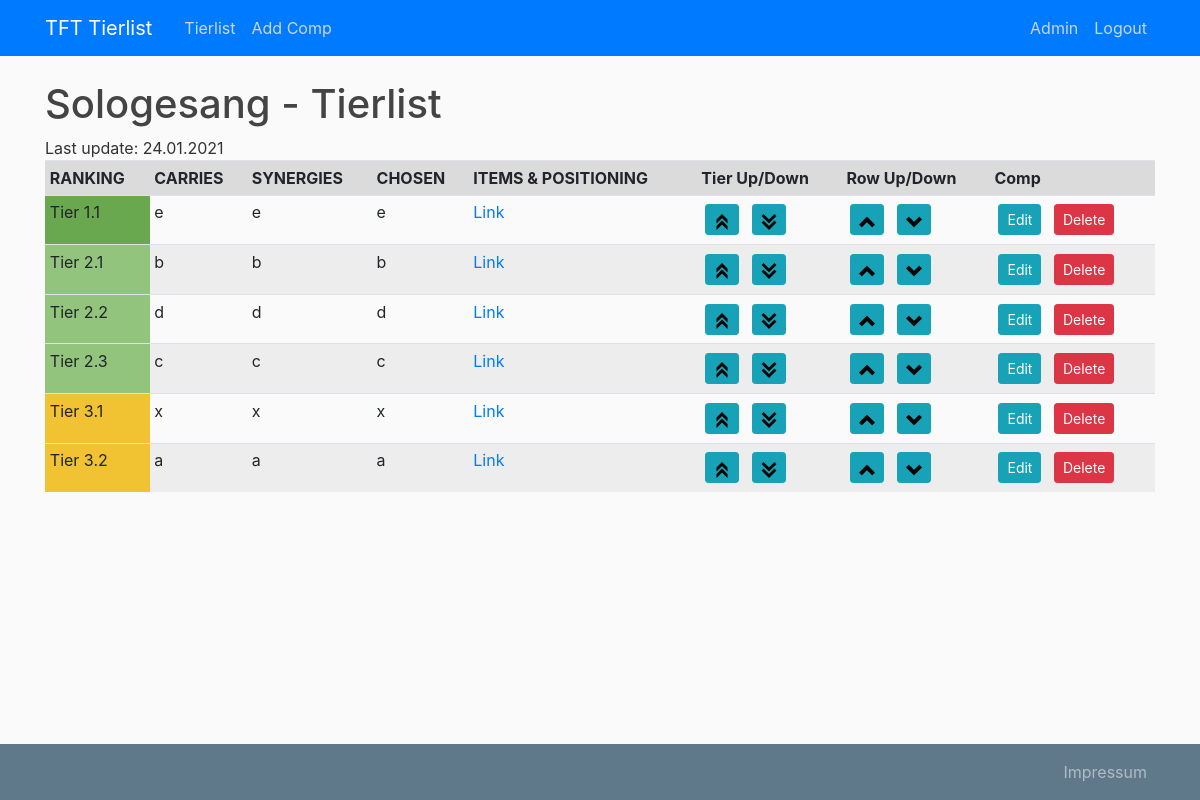
The page /home (signed in) on the database as committed earlier.
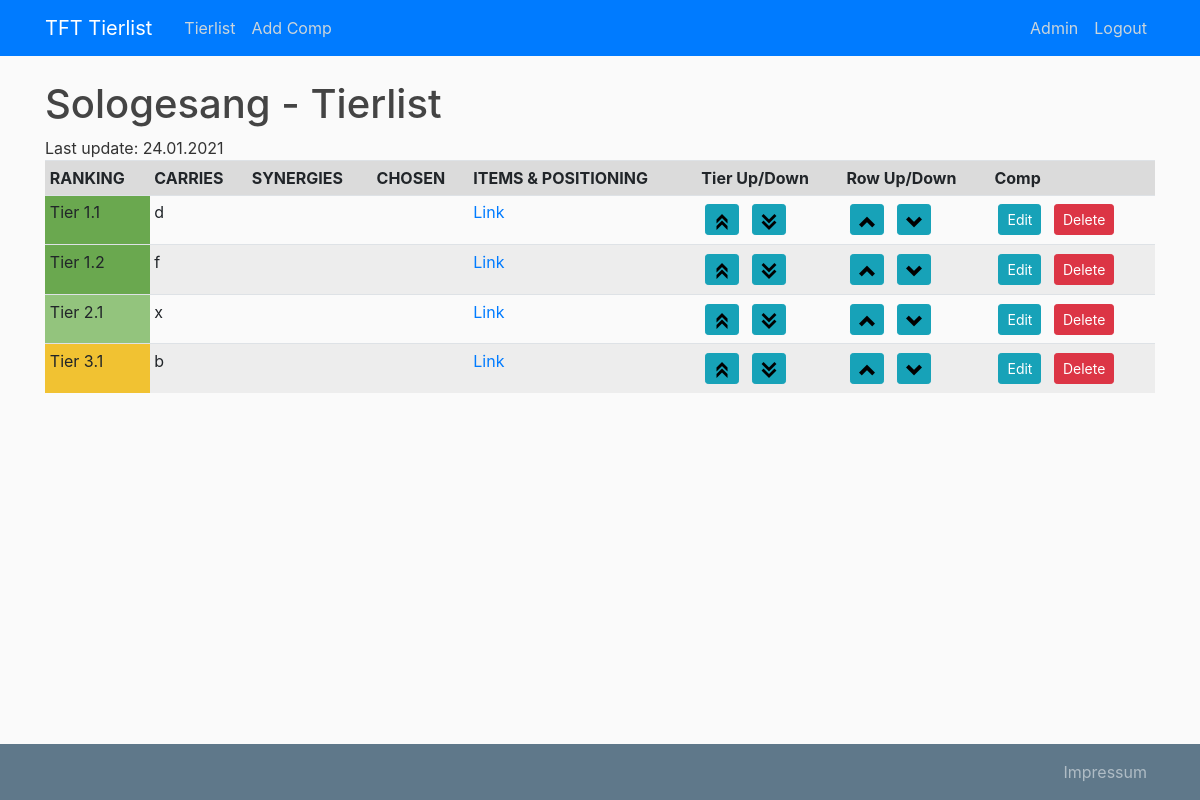
The same page on the database as committed later.
### tierlist/models.py (models this page shows, shortened)
class User(db.Model, UserMixin):
    id = db.Column(db.Integer, primary_key=True)
    username = db.Column(db.String(20), unique=True, nullable=False)
    email = db.Column(db.String(120), unique=True, nullable=False)
    image_file = db.Column(db.String(20), nullable=False,
                           default='default.jpg')
    password = db.Column(db.String(60), nullable=False)
    is_admin = db.Column(db.Boolean, nullable=False, default=False)
    tierlists = db.relationship('Tierlist', backref='author', lazy=True)

class Tierlist(db.Model):
    id = db.Column(db.Integer, primary_key=True)
    last_updated = db.Column(db.DateTime, unique=True,
                             nullable=True, default=datetime.utcnow)
    user_id = db.Column(db.Integer, db.ForeignKey('user.id'), nullable=False)
    comps = db.relationship('Comp', backref='tierlist', lazy=True)

class Comp(db.Model):
    id = db.Column(db.Integer, primary_key=True)
    tier = db.Column(db.Integer, nullable=False)
    sub_tier = db.Column(db.Integer, nullable=False)
    carries = db.Column(db.String(100), nullable=False)
    synergies = db.Column(db.String(100), nullable=False)
    lolchess = db.Column(db.String(200), nullable=False)
    chosen = db.Column(db.String(100), nullable=False)
    list_id = db.Column(db.Integer, db.ForeignKey(
        'tierlist.id'), nullable=False)

### tierlist/main/routes.py (the view)
@main.route("/")
@main.route("/home")
def home():
    comps = Comp.query.order_by(Comp.tier.asc(), Comp.sub_tier.asc()).all()
    tierlist = Tierlist.query.first()
    return render_template('tierlist.html', comps=comps, tierlist=tierlist, title="Sologesang")

### tierlist/models.py (called while the page is built)
@login_manager.user_loader
def load_user(user_id):
    return User.query.get(int(user_id))

### tierlist/templates/tierlist.html (shortened to what this page needs)
{% extends "layout.html" %}
{% block content %}
    <h1>Sologesang - Tierlist</h1>
    <div>Last update: {{ tierlist.last_updated.strftime('%d.%m.%Y') }}</div>
    <table class="table table-hover table-striped table-sm">
    <tbody>
        <tr class="table-active">
            <th>RANKING</th>
            <th>CARRIES</th>
            <th>SYNERGIES</th>
            <th>CHOSEN</th>
            <th>ITEMS & POSITIONING</th>
            {% if current_user.is_authenticated and current_user.is_admin %}
                <th>Tier Up/Down</th>
                <th>Row Up/Down</th>
                <th>Comp</th>
            {% endif %}
        </tr>
        {% set current_tier = 1 %}
    	{% for comp in comps %}
            <tr>
                <td class="tier-{{ comp.tier }}">Tier {{ comp.tier }}.{{ comp.sub_tier }}</td>
                <td class="ml-2">{{ comp.carries }}</td>
                <td>{{ comp.synergies }}</td>
                <td>{{ comp.chosen }}</td>
                <td><a href="{{ comp.lolchess }}" target="_blank">Link</a></td>
                {% if current_user.is_authenticated and current_user.is_admin %}
                    <td>
                        <a class="btn btn-info btn-sm m-1" href="{{ url_for('comps.move_comp', comp_id=comp.id, direction='tier-up') }}">
                            <img src="{{ url_for('static', filename='arrow-up-tier.ico') }}" alt="Tier up" class="">
                        </a>
                        <a class="btn btn-info btn-sm m-1" href="{{ url_for('comps.move_comp', comp_id=comp.id, direction='tier-down') }}">
                            <img src="{{ url_for('static', filename='arrow-down-tier.ico') }}" alt="Tier down" class="">
                        </a>
                    </td>
                    <td>
                        <a class="btn btn-info btn-sm m-1" href="{{ url_for('comps.move_comp', comp_id=comp.id, direction='up') }}">
                            <img src="{{ url_for('static', filename='arrow-up-sub-tier.ico') }}" alt="Sub Tier up" class="">
                        </a>
                        <a class="btn btn-info btn-sm m-1" href="{{ url_for('comps.move_comp', comp_id=comp.id, direction='down') }}">
                            <img src="{{ url_for('static', filename='arrow-down-sub-tier.ico') }}" alt="Sub Tier down" class="">
                        </a>
                    </td>
                    <td>
                        <a class="btn btn-info btn-sm m-1" href="{{ url_for('comps.update_comp', comp_id=comp.id) }}">Edit</a>
                        <button type="button" class="btn btn-danger btn-sm m-1" data-toggle="modal" data-target="#deleteModal{{ comp.id }}">Delete</button>
                    </td>
                {% endif %}
            </tr>
    	{% endfor %}
    </tbody>
    </table>
{% endblock content %}

### tierlist/templates/layout.html (shortened to what this page needs)
<!DOCTYPE html>
<html>
<head>
	<link rel="stylesheet" href="https://stackpath.bootstrapcdn.com/bootstrap/4.3.1/css/bootstrap.min.css">
	<link rel="stylesheet" type="text/css" href="{{ url_for('static', filename='main.css')}}">
</head>
<body>
	<header class="site-header">
		<nav class="navbar navbar-expand-md navbar-dark bg-primary fixed-top">
			<div class="container">
				<a class="navbar-brand mr-4" href="/">TFT Tierlist</a>
				<div class="collapse navbar-collapse" id="navbarToggle">
					<div class="navbar-nav mr-auto">
						<a class="nav-item nav-link" href="{{ url_for('main.home')}}">Tierlist</a>
						{% if current_user.is_authenticated and current_user.is_admin %}
							<a class="nav-item nav-link" href="{{ url_for('comps.new_comp')}}">Add Comp</a>
						{% endif %}
					</div>
					<div class="navbar-nav">
						{% if current_user.is_authenticated %}
							<a class="nav-item nav-link" href="{{ url_for('users.account')}}">{{ current_user.username }}</a>
							<a class="nav-item nav-link" href="{{ url_for('users.logout')}}">Logout</a>
						{% else %}
							<a class="nav-item nav-link" href="{{ url_for('users.login')}}">Login</a>
							<a class="nav-item nav-link" href="{{ url_for('users.register')}}">Register</a>
						{% endif %}
					</div>
				</div>
			</div>
		</nav>
	</header>
	<main role="main" class="container">
	  <div class="row">
		<div class="col">
			{% block content %}{% endblock %}
		</div>
	  </div>
	</main>
	<footer class="site-footer">
		<nav class="navbar navbar-expand-md navbar-dark bg-steel fixed-bottom">
			<div class="container">
				<div class="navbar-nav">
					<a class="nav-item nav-link" href="{{ url_for('main.impressum')}}">Impressum</a>
				</div>
			</div>
		</nav>
	</footer>
</body>
</html>

### tierlist/static/main.css (style rules this page uses)
body { background: #fafafa; color: #333333; margin-top: 5rem; }
h1, h2, h3, h4, h5, h6 { color: #444444; }
.bg-steel { background-color: #5f788a; }
.site-header .navbar-nav .nav-link { color: #cbd5db; }
.table tbody tr > td.tier-1 { background-color: #6AA84F !important; }
.table tbody tr > td.tier-2 { background-color: #93C47D !important; }
.table tbody tr > td.tier-3 { background-color: #F1C232 !important; }

Rows that differ between the two databases and show on the page:
removed Comp: tier "1", sub_tier "1", carries "e", synergies "e", chosen "e"
removed Comp: tier "2", sub_tier "1", carries "b", synergies "b", chosen "b"
removed Comp: tier "2", sub_tier "2", carries "d", synergies "d", chosen "d"
removed Comp: tier "2", sub_tier "3", carries "c", synergies "c", chosen "c"
removed Comp: tier "3", sub_tier "1", carries "x", synergies "x", chosen "x"
removed Comp: tier "3", sub_tier "2", carries "a", synergies "a", chosen "a"
added Comp: tier "1", sub_tier "1", carries "d"
added Comp: tier "1", sub_tier "2", carries "f"
added Comp: tier "2", sub_tier "1", carries "x"
added Comp: tier "3", sub_tier "1", carries "b"
